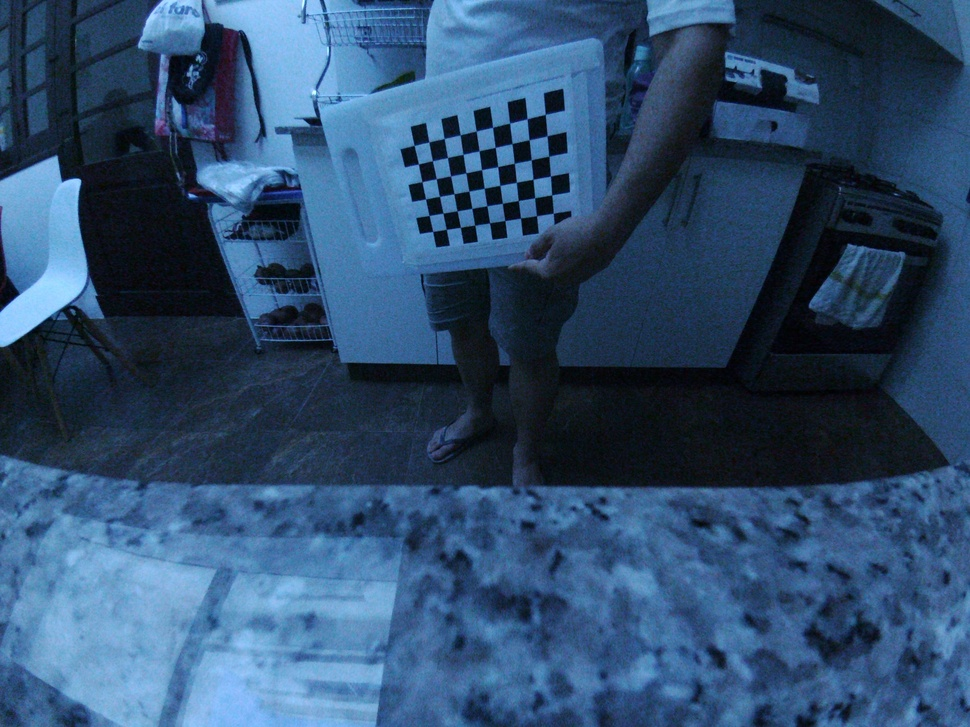
//> input picture resources/calibration-images/i01.jpg, 970 x 727 px, shrunk from 4096 x 3072 before the run, given in place of the camera
$ ./landtrack   (built with g++ and OpenCV 4)
//> lines starting //> are read from the running program, lines starting //| are printed output that depends on the picture; after the words box and inside, x2 and y2 are one past the last pixel; in counts of white or black regions, pixels touching at a corner belong together
#include <opencv2/opencv.hpp>

int main ( int argc, char **argv ){

    cv::VideoCapture capture(0);

    cv::Mat image;

    if(!capture.isOpened()) { std::cerr << " ERR: Unable find input Video source." << std::endl;
        return -1;
    }

    capture >> image;
//> image is the input picture: 727 rows x 970 cols, CV_8UC3; mean B, G, R 109.8, 77.3, 47.6
    if(image.empty()){ std::cerr << "ERR: Unable to query image from capture device.\n" << std::endl;
        return -1;
    }

    cv::Mat gray(image.size(), CV_MAKETYPE(image.depth(), 1));
    cv::Mat edges(image.size(), CV_MAKETYPE(image.depth(), 1));

    std::vector<std::vector<cv::Point> > contours;
    std::vector<cv::Vec4i> hierarchy;
    std::vector<cv::Point> pointsseq;

    int mark;
    int marklist[4];

    int key = 0;
    while(key != 'q'){

        capture >> image;

        cvtColor(image,gray,CV_RGB2GRAY);
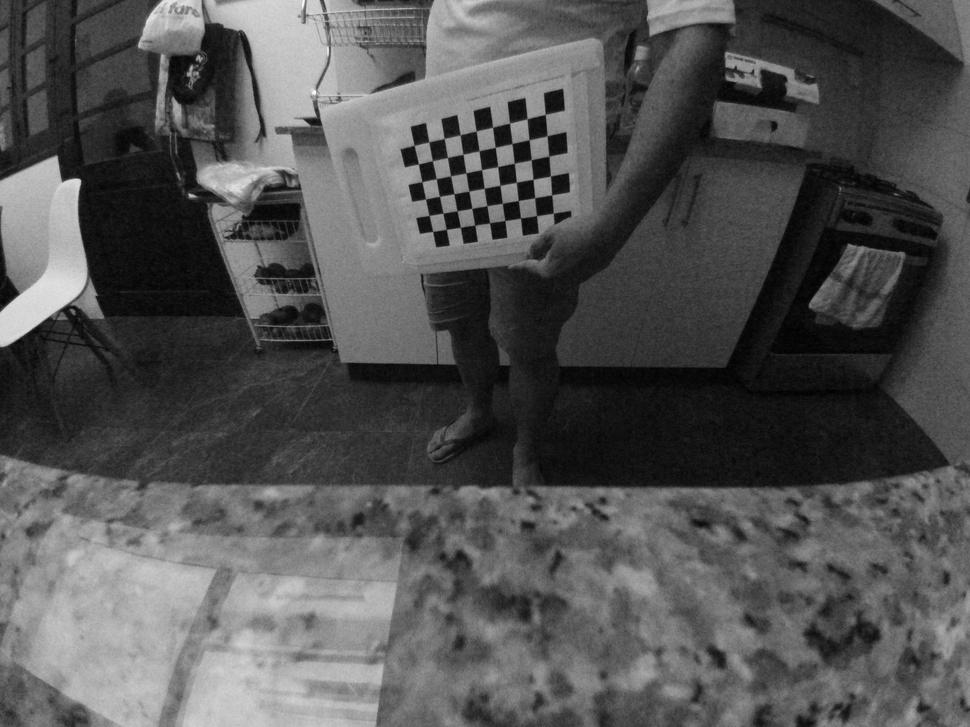
//> gray: 727 rows x 970 cols, CV_8UC1; min 0, max 250, mean 83.7
        Canny(gray, edges, 100 , 200, 3);
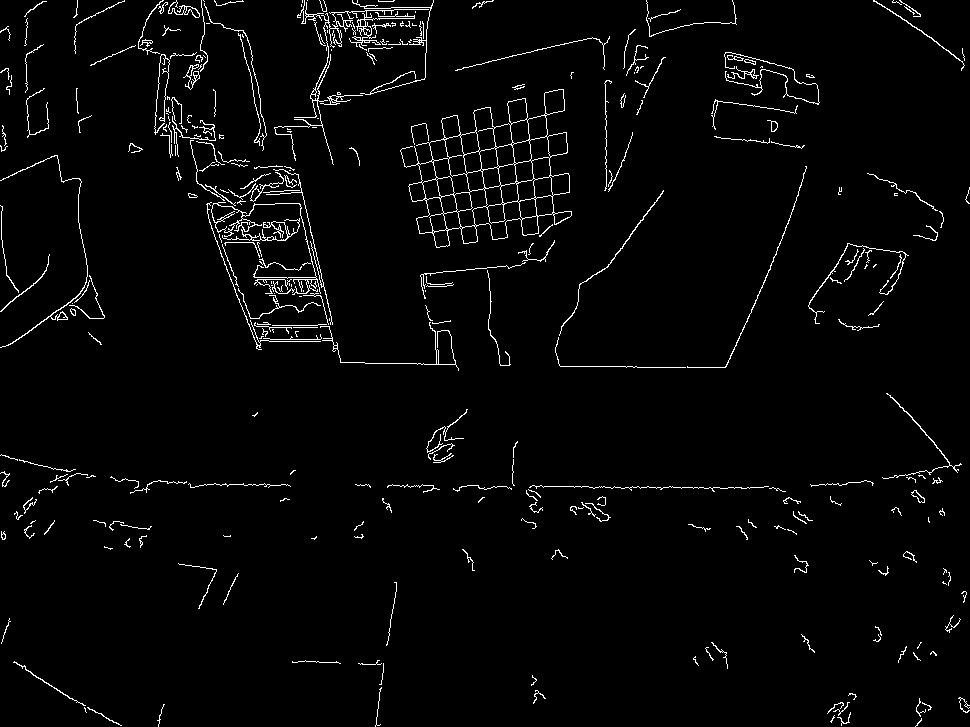
//> edges: 727 rows x 970 cols, CV_8UC1; 2.7% white in thin lines or dots
        findContours( edges, contours, hierarchy, cv::RETR_TREE, cv::CHAIN_APPROX_SIMPLE);
//> contours = 447 contours, 350 with area under 20; largest, box (x1, y1, x2, y2) and area: (400, 89, 572, 248) 15502, (472, 201, 523, 240) 796, (211, 202, 321, 295) 782, (473, 107, 496, 153) 693, (444, 135, 468, 177) 600

        mark = 0;


        std::vector<cv::Moments> mu(contours.size());
//> mu = 447 items
        std::vector<cv::Point2f> mc(contours.size());

        for( int i = 0; i < contours.size(); i++ ){
            mu[i] = moments( contours[i], false );
            mc[i] = cv::Point2f( mu[i].m10/mu[i].m00 , mu[i].m01/mu[i].m00 );
        }
//> after the loop, mc = 447 Points (x, y), first 12: [918.7, 721.9], [832, 719], [844.8, 719.5], [103.1, 715.6], [84.5, 708], [159.8, 716], [927.7, 705.9], [842, 709.4], [834.8, 706.6], [918.3, 708.4], [964, 705.1], [965.7, 704.7]

        for( int i = 0; i < contours.size(); i++ ){

            approxPolyDP(contours[i], pointsseq, arcLength(contours[i], true)*0.02, true);
            if (pointsseq.size() == 4){

                //std::cout << pointsseq[0] << " || " << pointsseq[1] << " || " << pointsseq[2] << " || " << pointsseq[3] << std::endl;

                int k=i;
                int c=0;

                while(hierarchy[k][2] != -1){

                    k = hierarchy[k][2] ;
                    c = c+1;
                }
                if(hierarchy[k][2] != -1)
                    c = c+1;

                if (c >= 5){
                    marklist[mark] = i;
                    mark = mark + 1 ;
                }
            }
        }
//> this loop made 447 passes
//> (k, c) on passes 13, 16, 18, 29, 42, 61, 63, 111, 112, 120, 150, 156: (12, 0), (15, 0), (17, 0), (28, 0), (41, 0), (60, 0), (62, 0), (110, 0), (111, 0), (119, 0), (149, 0), (155, 0)
//> pointsseq on passes 4, 19, 21, 36, 38: 2 Points (x, y): [87, 707], [121, 725], 2 Points (x, y): [13, 662], [85, 705], 2 Points (x, y): [292, 661], [340, 663], 2 Points (x, y): [396, 582], [386, 645], 2 Points (x, y): [238, 573], [223, 604]
//> after the loop, pointsseq = 5 Points (x, y): [77, 0], [76, 14], [73, 17], [77, 14], [76, 13]; marklist = [0, 0, 0, 0]; mark = 0

        for( int k = 0; k < mark; k++ ){

            if(marklist[k] < contours.size() && contourArea(contours[marklist[k]]) > 10){
                drawContours( image, contours, marklist[k] , cv::Scalar(255,200,0), 2, 8, hierarchy, 0 );

            }
        }
//> this loop made 0 passes

        imshow ( "Image", image );
        key = cv::waitKey(1);
//> the 'q' key is pressed

    }

    return 0;
}

$ run again, on resources/calibration-images/i05.jpg
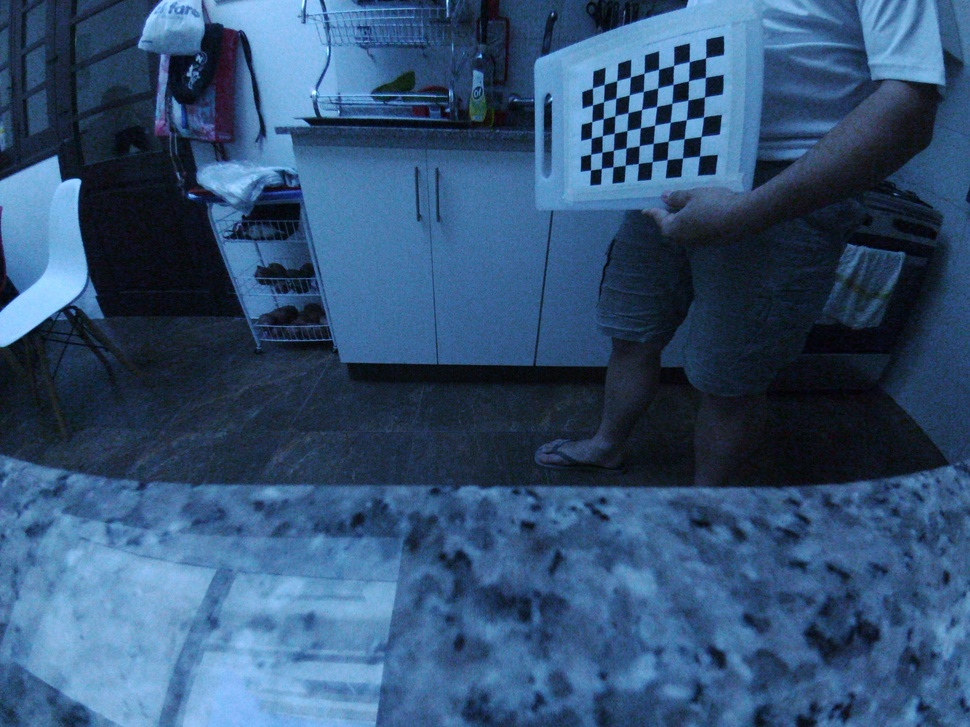
//> input picture resources/calibration-images/i05.jpg, 970 x 727 px, shrunk from 4096 x 3072 before the run, given in place of the camera
//> image is the input picture: 727 rows x 970 cols, CV_8UC3; mean B, G, R 116.1, 81.6, 51.1
//> `cvtColor(image,gray,CV_RGB2GRAY);`:
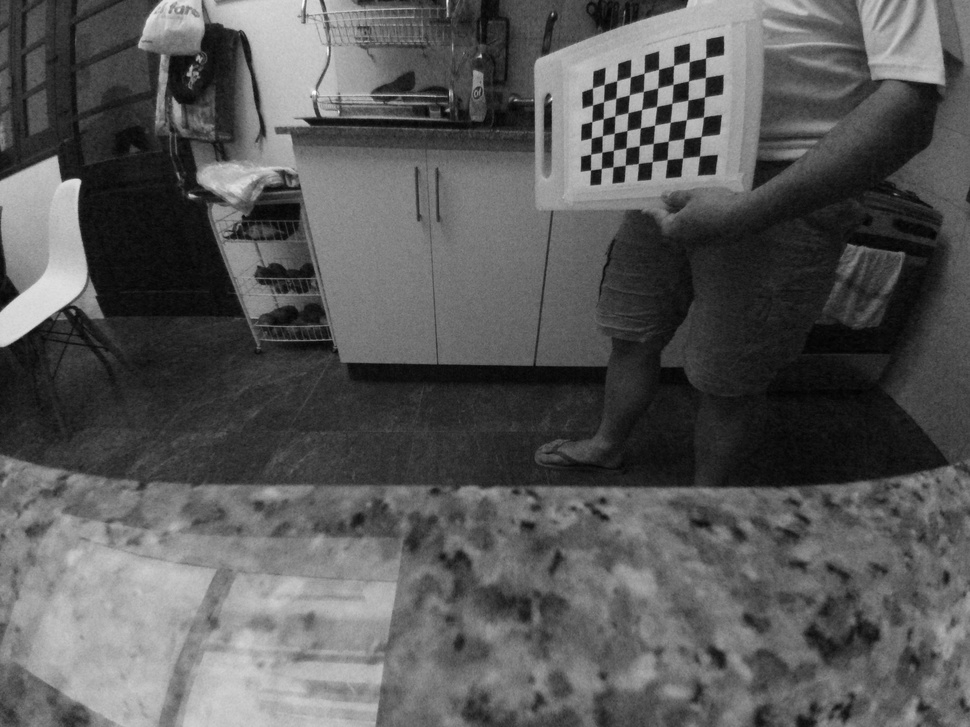
//> gray: 727 rows x 970 cols, CV_8UC1; min 1, max 250, mean 88.4
//> `Canny(gray, edges, 100 , 200, 3);`:
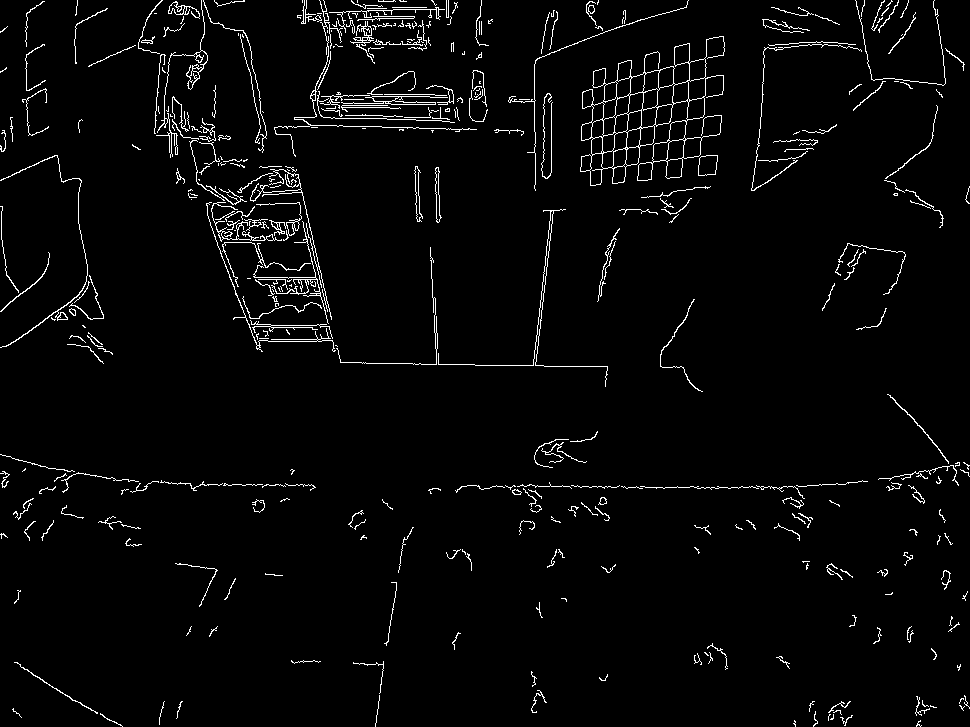
//> edges: 727 rows x 970 cols, CV_8UC1; 3% white in thin lines or dots
//> contours = 509 contours, 396 with area under 20; largest, box (x1, y1, x2, y2) and area: (580, 36, 725, 186) 10416, (589, 153, 604, 186) 341, (698, 155, 718, 176) 334, (698, 155, 718, 176) 332, (687, 77, 706, 101) 328
//> mu = 509 items
//> after the loop `for( int i = 0; i < contours.size(); i++ )`: mc = 509 Points (x, y), first 12: [917.8, 723.5], [794.3, 722.7], [846, 719], [831.7, 718.3], [829.3, 714.3], [108.8, 718.8], [814.7, 720.9], [837.2, 710.4], [13.75, 710.3], [960.7, 706.7], [932.1, 706.2], [839.1, 706]
//> the loop `for( int i = 0; i < contours.size(); i++ )` made 509 passes
//> (k, c) on passes 6, 15, 28, 32, 49, 51, 58, 59: (5, 0), (14, 0), (27, 0), (31, 0), (48, 0), (50, 0), (57, 0), (58, 0)
//> after the loop `for( int i = 0; i < contours.size(); i++ )`: pointsseq = 4 Points (x, y): [77, 0], [76, 13], [75, 15], [76, 14]; marklist = [0, 0, 0, 0]; mark = 0
